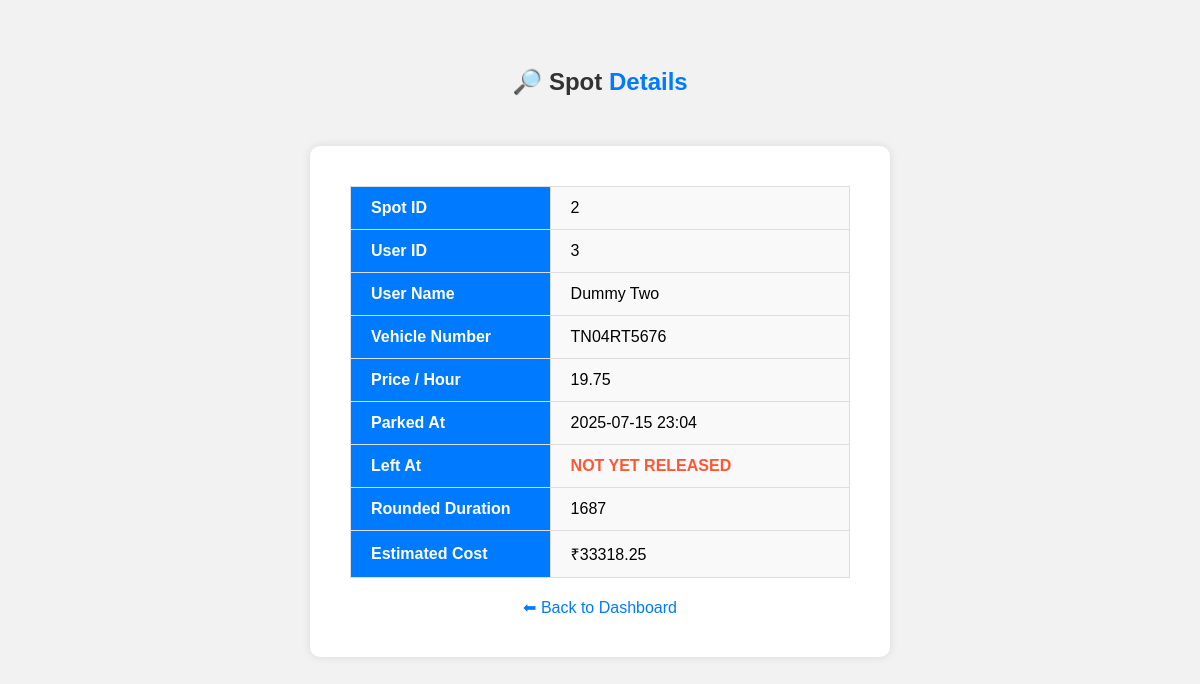
/spotdetails/17, run on the app's committed database.
### app.py (models this page shows)
class ParkingSpot(db.Model):
    __tablename__ = 'parking_spot'
    ps_id = db.Column(db.Integer, primary_key=True, autoincrement=True)
    lot_id = db.Column(db.Integer, db.ForeignKey('parking_lot.pl_id'), nullable=False)
    parking_lot = db.relationship('ParkingLot', backref='parking_spot')
    status = db.Column(db.String(1), nullable=False, default='A')  # A = Available, O = Occupied
    spot_number = db.Column(db.Integer, nullable=False)

class User(db.Model):
    __tablename__ = 'user_details'
    uid = db.Column(db.Integer, primary_key=True, autoincrement=True)
    username = db.Column(db.String, unique=True, nullable=False)
    password = db.Column(db.String, nullable=False)
    name = db.Column(db.String, nullable=False)
    phone = db.Column(db.String(10), nullable=False, unique=True)
    address = db.Column(db.String(255), nullable=False, unique=True)
    pincode = db.Column(db.String(6), nullable=False)
    is_superUser = db.Column(db.Boolean, default=False)

class Reservation(db.Model):
    __tablename__ = 'reservations'
    id = db.Column(db.Integer, primary_key=True)
    parking_timestamp = db.Column(db.DateTime, nullable=False)
    leaving_timestamp = db.Column(db.DateTime, nullable=True)
    parking_cost = db.Column(db.Float, nullable=True)
    status = db.Column(db.String(50), default='Active')
    vehicle_number = db.Column(db.String(20), nullable=False)
    spot_id = db.Column(db.Integer, db.ForeignKey('parking_spot.ps_id'), nullable=False)
    spot = db.relationship('ParkingSpot', backref='reservations')
    user_id = db.Column(db.Integer, db.ForeignKey('user_details.uid'), nullable=False)
    user = db.relationship('User', backref='reservations')

class ParkingLot(db.Model):
    __tablename__ = 'parking_lot'
    pl_id = db.Column(db.Integer, primary_key=True, autoincrement=True)
    lot_name = db.Column(db.String(100), nullable=False, unique=True)
    address = db.Column(db.String(200), nullable=False, unique=True)
    pin_code = db.Column(db.String(10), nullable=False)
    price_per_hour = db.Column(db.Float, nullable=False)
    max_spots = db.Column(db.Integer, nullable=False)
    user_id = db.Column(db.Integer, db.ForeignKey('user_details.uid'), nullable=False)
    user = db.relationship('User', backref='parking_lot')

### app.py (the view)
@app.route('/spotdetails/<spot_id>')
def spotdetails(spot_id):
    spot = ParkingSpot.query.filter_by(ps_id=spot_id).first()
    if not spot:
        flash("Parking spot not found.")
        return redirect(f'/superUserdashboard/{users.uid}')
    reservation = Reservation.query.filter_by(spot_id=spot_id).order_by(Reservation.parking_timestamp.desc()).first()
    if not reservation:
        flash("No reservation found for this spot.")
        return redirect(f'/superUserdashboard/{users.uid}')
    user = User.query.filter_by(uid=reservation.user_id).first()
    users = User.query.filter_by(uid=User.uid).first()
    lot = ParkingLot.query.filter_by(pl_id=spot.lot_id).first()
    duration_hours = 1
    if reservation.leaving_timestamp:
        duration = reservation.leaving_timestamp - reservation.parking_timestamp
        duration_hours = duration.total_seconds() / 3600
    elif reservation.status.lower() == "active":
        duration = datetime.now() - reservation.parking_timestamp
        duration_hours = duration.total_seconds() / 3600
    rounded_duration = math.ceil(duration_hours)
    est_cost = round(rounded_duration * lot.price_per_hour, 2)
    return render_template("spot_details.html", spot=spot, reservation=reservation, user=user, est_cost=est_cost,users=users,rounded_duration=rounded_duration)

### templates/spot_details.html (shortened to what this page needs)
<!DOCTYPE html>
<html lang="en">
<head>
</head>
<body>
    <h2>🔎 Spot<span style="color: #007BFF;"> Details</span></h2>
    <div class="wrapper">
        <table>
            <tr><th>Spot ID</th><td>{{ spot.spot_number }}</td></tr>
            <tr><th>User ID</th><td>{{ user.uid }}</td></tr>
            <tr><th>User Name</th><td>{{ user.name }}</td></tr>
            <tr><th>Vehicle Number</th><td>{{ reservation.vehicle_number }}</td></tr>
            <tr><th>Price / Hour</th><td>{{ spot.parking_lot.price_per_hour }}</td></tr>
            <tr><th>Parked At</th><td>{{ reservation.parking_timestamp.strftime('%Y-%m-%d %H:%M') }}</td></tr>
            <tr><th>Left At</th>
                <td>
                    {% if reservation.leaving_timestamp %}
                        {{ reservation.leaving_timestamp.strftime('%Y-%m-%d %H:%M') }}
                    {% else %}
                        <strong style="color: #FF5733;">NOT YET RELEASED</strong>
                    {% endif %}
                </td>
            </tr>
            <tr><th>Rounded Duration</th><td>{{ rounded_duration }}</td></tr>
            <tr><th>Estimated Cost</th><td>₹{{ est_cost }}</td></tr>
        </table>
        <a href="/superUserdashboard/{{ users.uid }}">⬅ Back to Dashboard</a>
    </div>
</body>
</html>

### templates/spot_details.html (style rules this page uses)
body { font-family: Arial, sans-serif; background-color: #f2f2f2; text-align: center; padding: 40px 0; }
h2 { color: #333; }
.wrapper { display: inline-block; background-color: #fff; padding: 40px; border-radius: 10px; box-shadow: 0 0 10px rgba(0,0,0,0.1); margin-top: 30px; }
table { width: 100%; min-width: 500px; border-collapse: collapse; background-color: white; }
th, td { padding: 12px 20px; border: 1px solid #ddd; text-align: left; }
th { background-color: #007BFF; color: white; width: 40%; }
td { background-color: #f9f9f9; }
a { text-decoration: none; color: #007BFF; display: inline-block; margin-top: 20px; }

### data on the page
ParkingSpot: spot_number "2"
User: uid "3", name "Dummy Two"
Reservation: vehicle_number "TN04RT5676", parking_timestamp "2025-07-15 23:04"
ParkingLot: parking_lot.price_per_hour "19.75"

### other printed values
{{ rounded_duration }} "1687"
{{ est_cost }} "33318.25"
